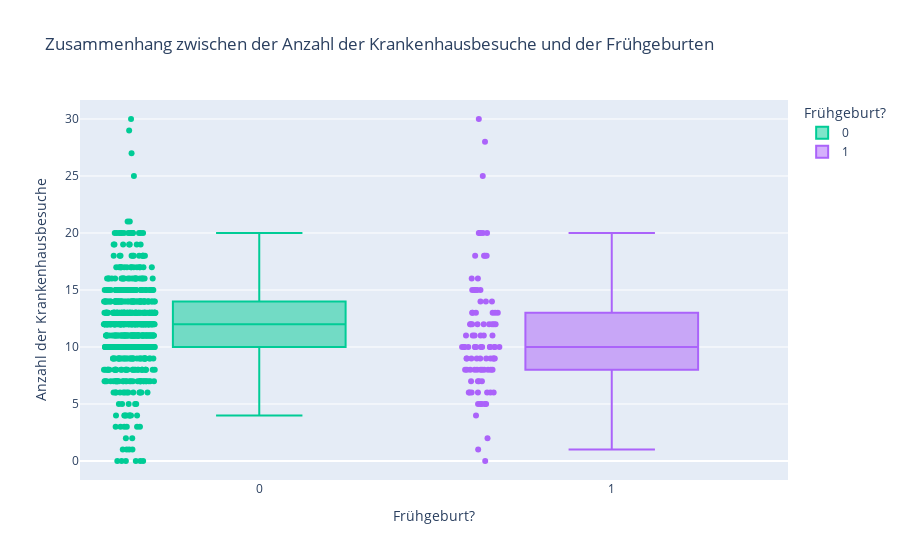

Source (notebook cell):
### Code cell
# 7. Gibt es einen Zusammenhang zwischen der Anzahl der Krankenhausbesuche und der Frühgeburten?

fig = px.box(
    df_clean,
    x="Frühgeburt",
    y="Krankenhausbesuche",
    color="Frühgeburt",  # Farbe basiert auf dieser Spalte
    color_discrete_map={"Nein": "green", "Ja": "red"},  # → individuelle Farben
    points="all",  # zeigt auch alle Einzelpunkte
    title="Zusammenhang zwischen der Anzahl der Krankenhausbesuche und der Frühgeburten",
    labels={
        "Frühgeburt": "Frühgeburt?",
        "Krankenhausbesuche": "Anzahl der Krankenhausbesuche"
    }
)

fig.update_traces(hovertemplate="Frühgeburt: %{x}<br>Krankenhausbesuche: %{y} g")
fig.show()

### Figure 1 — Plotly figure (JSON) as saved in the notebook; plotly's stock layout.template omitted (floating-point values rounded to 4 significant figures; data arrays with more than 128 entries replaced by an {"elided": "..."} marker saying what was removed)
{"data": [{"alignmentgroup": "True", "boxpoints": "all", "hovertemplate": "Frühgeburt: %{x}<br>Krankenhausbesuche: %{y} g", "legendgroup": "0", "marker": {"color": "#00cc96"}, "name": "0", "notched": false, "offsetgroup": "0", "orientation": "v", "showlegend": true, "type": "box", "x": {"elided": "696 int values"}, "x0": " ", "xaxis": "x", "y": {"elided": "696 int values"}, "y0": " ", "yaxis": "y"}, {"alignmentgroup": "True", "boxpoints": "all", "hovertemplate": "Frühgeburt: %{x}<br>Krankenhausbesuche: %{y} g", "legendgroup": "1", "marker": {"color": "#ab63fa"}, "name": "1", "notched": false, "offsetgroup": "1", "orientation": "v", "showlegend": true, "type": "box", "x": [1, 1, 1, 1, 1, 1, 1, 1, 1, 1, 1, 1, 1, 1, 1, 1, 1, 1, 1, 1, 1, 1, 1, 1, 1, 1, 1, 1, 1, 1, 1, 1, 1, 1, 1, 1, 1, 1, 1, 1, 1, 1, 1, 1, 1, 1, 1, 1, 1, 1, 1, 1, 1, 1, 1, 1, 1, 1, 1, 1, 1, 1, 1, 1, 1, 1, 1, 1, 1, 1, 1, 1, 1, 1, 1, 1, 1, 1, 1, 1, 1, 1, 1, 1, 1, 1, 1, 1, 1, 1, 1, 1, 1, 1, 1, 1, 1, 1], "x0": " ", "xaxis": "x", "y": [12, 10, 20, 6, 10, 15, 15, 12, 10, 7, 0, 9, 6, 18, 10, 18, 10, 12, 8, 28, 15, 8, 9, 9, 8, 5, 12, 13, 5, 11, 11, 9, 16, 8, 8, 13, 9, 10, 4, 10, 8, 9, 11, 13, 13, 8, 12, 8, 15, 7, 13, 2, 1, 20, 6, 12, 13, 6, 14, 5, 12, 5, 20, 20, 10, 10, 8, 6, 10, 15, 12, 6, 11, 20, 10, 9, 14, 6, 18, 9, 11, 18, 30, 9, 10, 9, 14, 7, 8, 10, 5, 25, 12, 16, 10, 11, 8, 7], "y0": " ", "yaxis": "y"}], "layout": {"boxmode": "overlay", "legend": {"title": {"text": "Frühgeburt?"}, "tracegroupgap": 0}, "title": {"text": "Zusammenhang zwischen der Anzahl der Krankenhausbesuche und der Frühgeburten"}, "xaxis": {"anchor": "y", "categoryarray": [0, 1], "categoryorder": "array", "domain": [0, 1], "title": {"text": "Frühgeburt?"}}, "yaxis": {"anchor": "x", "domain": [0, 1], "title": {"text": "Anzahl der Krankenhausbesuche"}}}}
